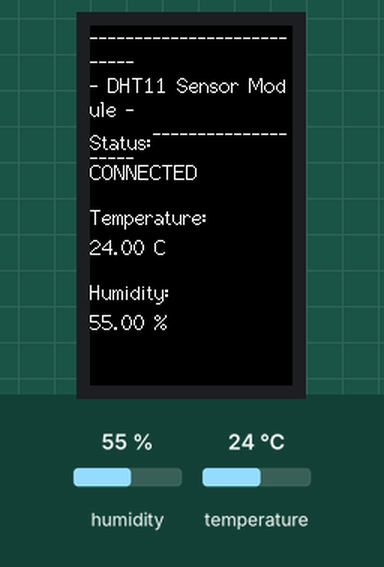
Recording of a program running on a simulated ESP32-S3. Parts: 135×240 colour display. The inputs (shaded band) are chosen by the test bench; at power-on: humidity 55 %, temperature 24 °C.

Above: at 1.4 s.
1.5 s: humidity set to 22 %
At 2.7 s:
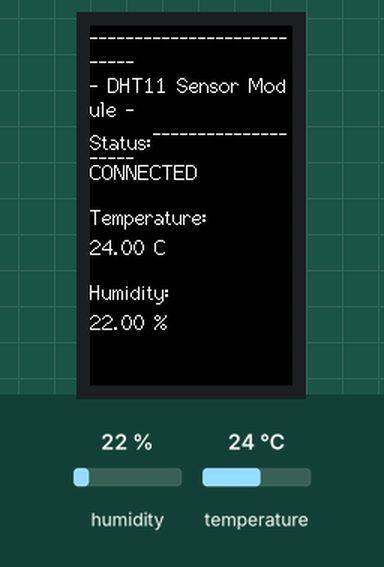
4.2 s: temperature set to 12 °C
At 5.1 s:
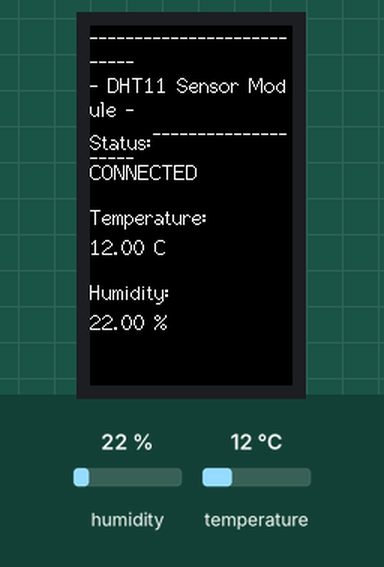
6.9 s: humidity set to 40 %
At 8.8 s:
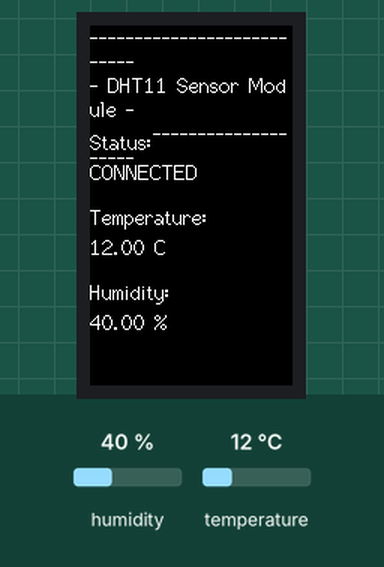
9.8 s: temperature set to 19 °C
Timing chart, 0 to 12.8 s (numbered marks = the images above; inputs shaded):
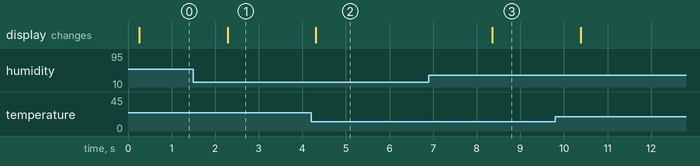

Measured:
- after the input at 1.5 s, the display: changes after 0.79 s (image 1)
- after the input at 4.2 s, the display: changes after 0.11 s (image 2)
- after the input at 6.9 s, the display: changes after 1.5 s (image 3)

The program:

main.cpp
```cpp
/*********************************************************************************************************
 * LILYGO T-Display-S3 DHT11 Temperature and Humidity Sensor Project
 *
 * Description:
 *   This code reads temperature and humidity data from a DHT11 sensor and displays it on the built-in
 *    screen of the LilyGO T-Display-S3 using the TFT_eSPI library.
 *   The code uses state machine logic to avoid using delays, which is code blocking.
 *   If the sensor readings are 0 or invalid, it displays "Sensor Not Connected" on the screen.
 *   The screen is only updated if there is a change in the sensor readings.
 *
 * How It Works:
 *   1. Sensor Reading: The code reads temperature and humidity data from the DHT11 sensor as float vaues
 *    at regular 2 second intervals.
 *   2. Display: The sensor data is updated on the screen only when there is a difference in readings.
 *   3. State Machine: A state machine is used to manage the timing of sensor readings and display updates.
 *   4. Sensor Check: If the sensor readings are 0 or invalid, it displays "Sensor Not Connected".
 *
 * Pin Connections:
 *   - DHT11 Data Pin -> GPIO1
 *   - LCD Backlight  -> GPIO15
 *   - Ground         -> GND
 *   - Voltage        -> 5V
 *
 * Notes:
 *   - The DHT library is used to read data from the DHT11 sensor.
 *   - The TFT_eSPI library is configured to work with the LilyGO T-Display-S3, providing an easy way to
 *      display information on the built-in screen.
 *   - DHT11 pinout: [-] = GND | [S] = Signal PIN | [MIDDLE PIN] = Supply Voltage PIN.
 *      (5V or 3.3V pins on the T-Display can be used to power the DHT11 but the resolution will be lower
 *       if the 3.3V pin is used.)
 *   - DHT11 uses float as the data-type, rounded to the 2nd decimal poition (00.00)
 *
 * DHT11 Specifications:
 *   - Operating Voltage: 3V to 5V
 *   - Operating current: 0.3mA (measuring) 60uA (standby)
 *   - Output: Serial data
 *   - Temperature Range: 0°C to 50°C
 *   - Humidity Range: 20% to 90%
 *   - Resolution: Temperature and Humidity both are 16-bit
 *   - Accuracy: ±1°C and ±1%
**********************************************************************************************************/


/*************************************************************
******************* INCLUDES & DEFINITIONS *******************
**************************************************************/

#include <Arduino.h>
#include <TFT_eSPI.h>
#include <DHT.h>

// TFT_eSPI
TFT_eSPI tft = TFT_eSPI();

// DHT11 Sensor
#define DHT11_PIN 1
DHT dht11(DHT11_PIN, DHT11);

// State Machine States
enum class State {
  READ_SENSOR,    // state for reading sensor data
  UPDATE_DISPLAY, // state for updating the display
  WAIT            // state for waiting between sensor reads
};

// Global variables
State currentState = State::READ_SENSOR;       // initial state
unsigned long previousMillis = 0;              // for non-blocking timing
const unsigned long sensorReadInterval = 2000; // read sensor every 2 seconds (recommended interval)
float temperature = 0.0;                       // variable to store temperature reading
float humidity = 0.0;                          // variable to store humidity reading
float previousTemperature = 0.0;               // store previous temperature value
float previousHumidity = 0.0;                  // store previous humidity value
bool redrawRequired = true;                    // flag to indicate when to redraw the screen
bool sensorConnected = true;                   // flag to track sensor connection


/*************************************************************
********************** HELPER FUNCTIONS **********************
**************************************************************/

// Function to draw static elements on the TFT screen
void drawStaticElements() {
  tft.fillScreen(TFT_BLACK);              // clear the screen
  tft.setTextFont(2);                     // set the font
  tft.setTextColor(TFT_WHITE, TFT_BLACK); // set text color and background

  // Draw static text or elements
  tft.setCursor(0, 0);
  tft.println("---------------------------");
  tft.println("- DHT11 Sensor Module -");
  tft.println("---------------------------");

  tft.setCursor(0, 70);
  tft.println("Status:");

  tft.setCursor(0, 120);
  tft.println("Temperature:");

  tft.setCursor(0, 170);
  tft.println("Humidity:");
}

// Function to update dynamic elements on the TFT screen
void updateDynamicElements() {
  // Update sensor status
  tft.setCursor(0, 90);  // move cursor to the line below "Status:"
  tft.print("        "); // clear previous value
  tft.setCursor(0, 90);
  tft.print(sensorConnected ? "CONNECTED" : "DISCONNECTED");

  // Update temperature
  tft.setCursor(0, 140); // move cursor to the line below "Temperature:"
  tft.print("        "); // clear previous value
  tft.setCursor(0, 140);
  if (sensorConnected) {
    tft.print(String(temperature) + " C");
  } else {
    tft.print("N/A");
  }

  // Update humidity
  tft.setCursor(0, 190); // move cursor to the line below "Humidity:"
  tft.print("        "); // clear previous value
  tft.setCursor(0, 190);
  if (sensorConnected) {
    tft.print(String(humidity) + " %");
  } else {
    tft.print("N/A");
  }
}


/*************************************************************
*********************** MAIN FUNCTIONS ***********************
**************************************************************/

// SETUP
void setup() {
  // Initialize the TFT display
  tft.init();
  tft.setRotation(0);                     // adjust rotation (0 & 2 portrait | 1 & 3 landscape)
  tft.fillScreen(TFT_BLACK);              // black background
  tft.setTextFont(2);                     // set the font (you can experiment with different fonts)
  tft.setTextColor(TFT_WHITE, TFT_BLACK); // set text colour (white) and background colour (black)

  // Initialize the DHT11 sensor
  dht11.begin();

  // Draw static elements once
  drawStaticElements();

  // Initial display update
  redrawRequired = true; // update display
}

// MAIN LOOP
void loop() {
  unsigned long currentMillis = millis(); // get the current millis time

  // State Machine Logic
  switch (currentState) {
    case State::READ_SENSOR:
      // Read sensor data
      temperature = dht11.readTemperature();
      humidity = dht11.readHumidity();

      // Check if readings are valid
      if (isnan(temperature) || isnan(humidity)) {
        sensorConnected = false; // sensor not connected or malfunctioning
      }
      else {
        sensorConnected = true;  // sensor is connected and working
      }

      // Check if the readings have changed
      if (temperature != previousTemperature || humidity != previousHumidity || !sensorConnected) {
        redrawRequired = true;             // update display
        previousTemperature = temperature; // update previous temperature
        previousHumidity = humidity;       // update previous humidity
      }

      // Move to the next state
      currentState = State::UPDATE_DISPLAY;
      break;

    case State::UPDATE_DISPLAY:
      // Update the display with the new sensor data
      if (redrawRequired) {
        updateDynamicElements();
        redrawRequired = false; // reset the flag
      }

      // Move to the WAIT state
      currentState = State::WAIT;
      previousMillis = currentMillis; // record the previous millis time
      break;

    case State::WAIT:
      // Wait for the specified interval before reading the sensor again
      if (currentMillis - previousMillis >= sensorReadInterval) {
        currentState = State::READ_SENSOR;
      }
      break;

    default:
      // Default case (should not happen)
      currentState = State::READ_SENSOR;
      break;
  }
}
```
